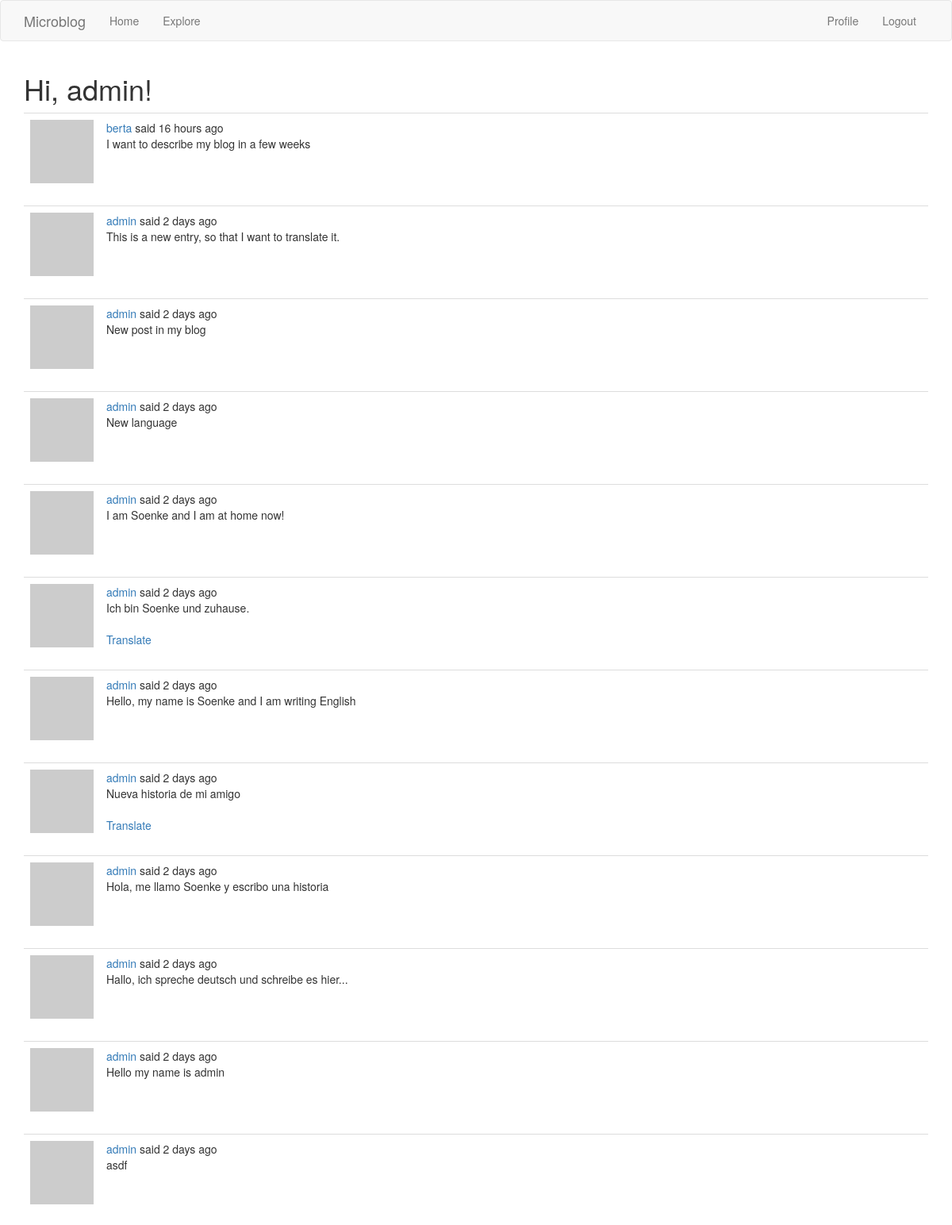
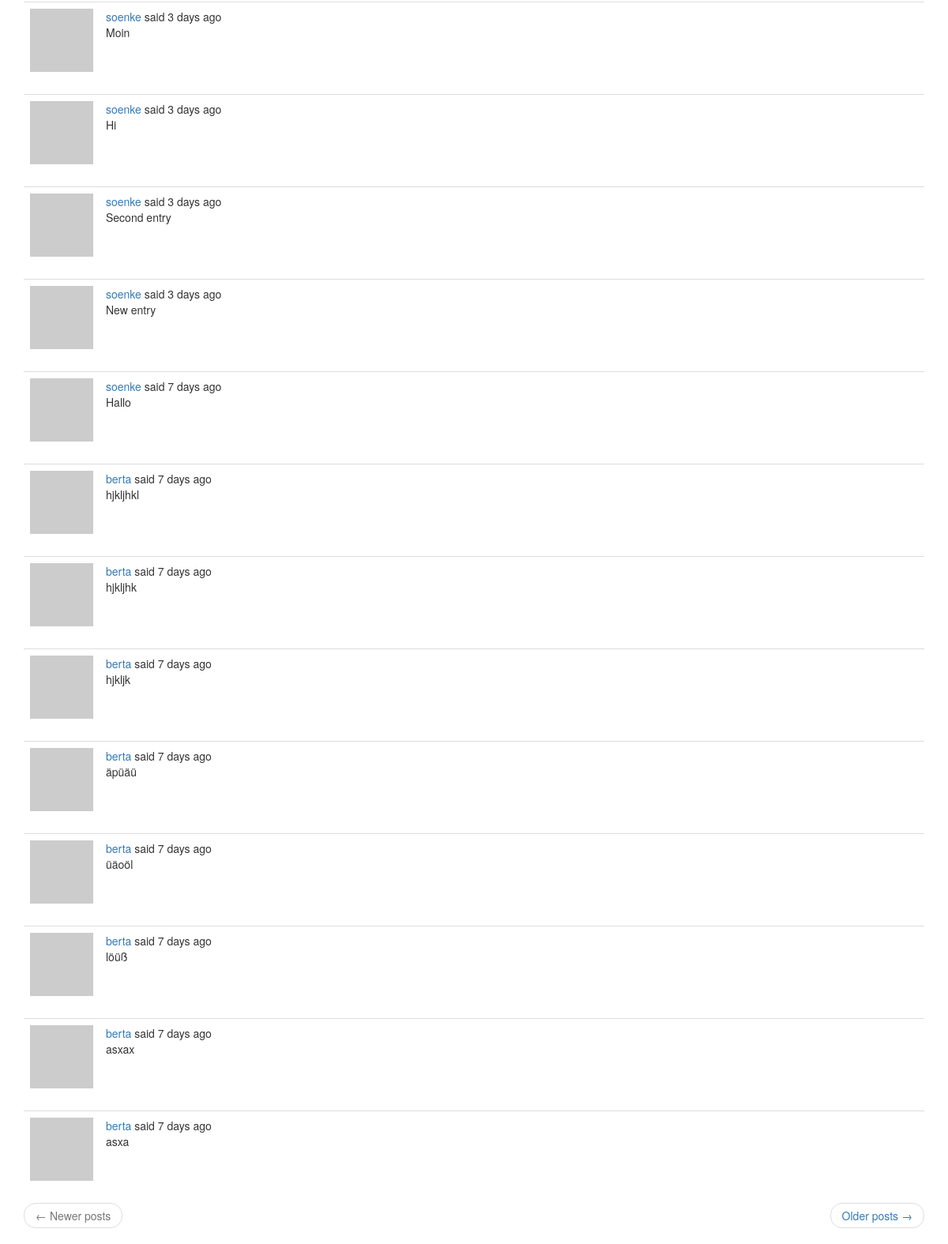
The page /explore (signed in) on the database its author committed (2 pictures, top to bottom).
### app/models.py (models this page shows, shortened)
class User(UserMixin, db.Model):
    id = db.Column(db.Integer, primary_key=True)
    username = db.Column(db.String(64), index=True, unique=True)
    email = db.Column(db.String(120), index=True, unique=True)
    password_hash = db.Column(db.String(128))
    posts = db.relationship('Post', backref='author', lazy='dynamic')
    about_me = db.Column(db.String(140))
    last_seen = db.Column(db.DateTime, default=datetime.utcnow)
    followed = db.relationship(
        'User', secondary=followers,
        primaryjoin=(followers.c.follower_id == id),
        secondaryjoin=(followers.c.followed_id == id),
        backref=db.backref('followers', lazy='dynamic'), lazy='dynamic')
    def avatar(self, size):
        digest = md5(self.email.lower().encode('utf-8')).hexdigest()
        return 'https://www.gravatar.com/avatar/{}?d=identicon&s={}'.format(
            digest, size)

class Post(db.Model):
    id = db.Column(db.Integer, primary_key=True)
    body = db.Column(db.String(140))
    timestamp = db.Column(db.DateTime, index=True, default=datetime.utcnow)
    user_id = db.Column(db.Integer, db.ForeignKey('user.id'))
    language = db.Column(db.String(5))

### app/main/routes.py (the view)
@bp.route('/explore')
@login_required
def explore():
    page = request.args.get('page', 1, type=int)
    posts = Post.query.order_by(Post.timestamp.desc()).paginate(
        page, current_app.config['POSTS_PER_PAGE'], False)
    next_url = url_for('main.explore', page=posts.next_num) \
        if posts.has_next else None
    prev_url = url_for('main.explore', page=posts.prev_num) \
        if posts.has_prev else None
    return render_template('index.html', title=_('Explore'),
                           posts=posts.items, next_url=next_url,
                           prev_url=prev_url)

### app/main/routes.py (called while the page is built)
@bp.before_app_request
def before_request():
    if current_user.is_authenticated:
        current_user.last_seen = datetime.utcnow()
        db.session.commit()
    g.locale = str(get_locale())

### app/models.py (called while the page is built)
@login.user_loader
def load_user(id):
    return User.query.get(int(id))

### app/templates/index.html (shortened to what this page needs)
{% extends "base.html" %}
{% import 'bootstrap/wtf.html' as wtf %}
{% block app_content %}
    <h1>{{ _('Hi, %(username)s!', username=current_user.username) }}</h1>
    {% for post in posts %}
        {% include '_post.html' %}
    {% endfor %}
    <nav aria-label="...">
        <ul class="pager">
            <li class="previous{% if not prev_url %} disabled{% endif %}">
                <a href="{{ prev_url or '#' }}">
                    <span aria-hidden="true">&larr;</span> {{ _('Newer posts') }}
                </a>
            </li>
            <li class="next{% if not next_url %} disabled{% endif %}">
                <a href="{{ next_url or '#' }}">
                    {{ _('Older posts') }} <span aria-hidden="true">&rarr;</span>
                </a>
            </li>
        </ul>
    </nav>
{% endblock %}

### app/templates/_post.html (shortened to what this page needs)
    <table class="table table-hover">
        <tr>
            <td width="70px">
                <a href="{{ url_for('main.user', username=post.author.username) }}">
                    <img src="{{ post.author.avatar(70) }}" />
                </a>
            </td>
            <td>
                {{ _('%(username)s said %(when)s',
                    username=user_link, when=moment(post.timestamp).fromNow()) }}
                <br>
                <span id="post{{ post.id }}">{{ post.body }}</span>
                {% if post.language and post.language != g.locale %}
                <br><br>
                <span id="translation{{ post.id }}">
                    <a href="javascript:translate(
                                '#post{{ post.id }}',
                                '#translation{{ post.id }}',
                                '{{ post.language }}',
                                '{{ g.locale }}');">{{ _('Translate') }}</a>
                </span>
                {% endif %}
            </td>
        </tr>
    </table>

### rows shown on the page
Post: body "I want to describe my blog in a few weeks"
Post: body "This is a new entry, so that I want to translate it."
Post: body "New post in my blog"
Post: body "New language"
Post: body "I am Soenke and I am at home now!"
Post: body "Ich bin Soenke und zuhause."
Post: body "Hello, my name is Soenke and I am writing English"
Post: body "Nueva historia de mi amigo"
Post: body "Hola, me llamo Soenke y escribo una historia"
Post: body "Hallo, ich spreche deutsch und schreibe es hier..."
Post: body "Hello my name is admin"
Post: body "asdf"
Post: body "Moin"
Post: body "Hi"
Post: body "Second entry"
Post: body "New entry"
Post: body "Hallo"
Post: body "hjkljhkl"
Post: body "hjkljhk"
Post: body "hjkljk"
Post: body "äpüäü"
Post: body "üäoöl"
Post: body "löüß"
Post: body "asxax"
Post: body "asxa"
